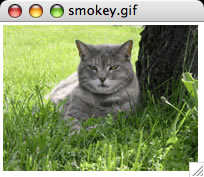
#> input picture smokey.jpg, 204 x 177 px
$ python sepia.py
#> lines starting #> are read from the running program, lines starting #| are printed output that depends on the picture
from PIL import Image

def sepia(image_path):
    # convert the image to grayscale then convert to RGB mode this is how to create black-white background before change to sepia effect
#> called with image_path = 'smokey.jpg'
    img = Image.open(image_path).convert("L").convert("RGB")
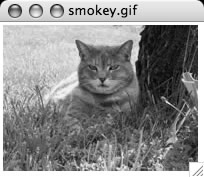
#> img: PIL image 204x177 RGB; min 0, max 255, mean 140.8
    # Take all pixels of the image
    pixels = img.load()
    #Scan for all pixel from left to right, top to bottom
    for x in range(img.width):
        for y in range(img.height):
            # take the color value of the pixels at position(x, y)
            r, g, b = pixels[x, y]

            if r < 63:
                r, b = int(r * 1.1), int(b * 0.9)
            elif r < 192:
                r, b = int(r * 1.15), int(b * 0.85)
            else:
                r, b = min(int(r * 1.08), 255), int(b * 0.93)
            # Return the value by a tuple
            pixels[x, y] = (r, g, b)

    return img

# Test
output = sepia("smokey.jpg")
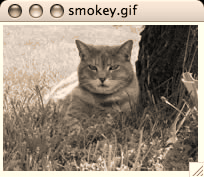
#> output: PIL image 204x177 RGB; mean R, G, B 154, 140.8, 125.8
output.show()
